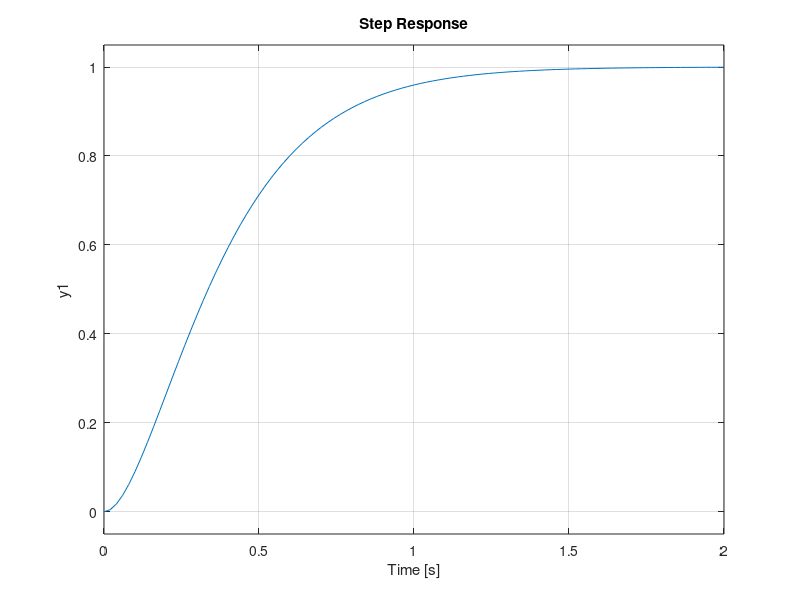

MATLAB code for this plot:
clear all; clc

numg = 1;
deng = [1 3];
[Ac,Bc,Cc,Dc] = tf2ss(numg,deng)

P=[1];
% Transforma Ac para a forma de variáveis de fase.
Ap=inv(P)*Ac*P;
% Transforma Bc para a forma de variáveis de fase.
Bp=inv(P)*Bc;
% Transforma Cc para a forma de variáveis de fase.
Cp=Cc*P;
% Transforma Dc para a forma de variáveis de fase.
Dp=Dc;

%controlador sem ação integradora
K= acker(Ap, Bp, -5)

%com controlador
Acc=Ap-Bp*K % Cria a matriz A compensada.
Bcc=Bp; % Cria a matriz B compensada.
Ccc=Cp; % Cria a matriz C compensada.
Dcc=Dp; % Cria a matriz D compensada.

ess = 1 + Cp*inv(Ap - Bp*K)*Bp

[numt,dent]=ss2tf(Acc,Bcc,Ccc,Dcc);
Gs = tf(numt, dent)

r = roots(dent)
polos=[r -5]
eq_caracteristica_desejada=poly(polos)

%Obtendo ganhos com ação integradora
Ke = eq_caracteristica_desejada(end)
k1 = eq_caracteristica_desejada(end-1)-deng(end)

Ai = [Ap-Bp*k1 Bp*Ke; -Cp 0]
Bi = [0;1]
Ci = [Cp 0]

Tff = tf(Ke,eq_caracteristica_desejada)
Tf = tf(ss(Ai,Bi,Ci,Dp))

ess = 1 + Ci*inv(Ai)*Bi

step(Tff)
